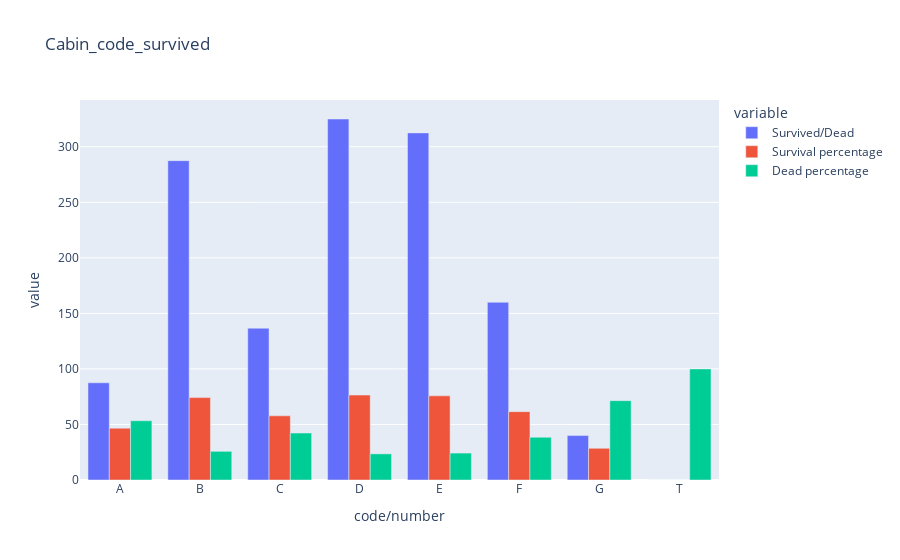

The notebook cell this image was saved under:
### Code cell
plot

### Figure 1 — Plotly figure (JSON) as saved in the notebook; plotly's stock layout.template omitted (floating-point values rounded to 4 significant figures)
{"data": [{"alignmentgroup": "True", "hovertemplate": "variable=Survived/Dead<br>code/number=%{x}<br>value=%{y}<extra></extra>", "legendgroup": "Survived/Dead", "marker": {"color": "#636efa"}, "name": "Survived/Dead", "offsetgroup": "Survived/Dead", "orientation": "v", "showlegend": true, "textposition": "auto", "type": "bar", "x": ["A", "B", "C", "D", "E", "F", "G", "T"], "xaxis": "x", "y": [87.5, 287.5, 136.7, 325, 312.5, 160, 40, 0], "yaxis": "y"}, {"alignmentgroup": "True", "hovertemplate": "variable=Survival percentage<br>code/number=%{x}<br>value=%{y}<extra></extra>", "legendgroup": "Survival percentage", "marker": {"color": "#EF553B"}, "name": "Survival percentage", "offsetgroup": "Survival percentage", "orientation": "v", "showlegend": true, "textposition": "auto", "type": "bar", "x": ["A", "B", "C", "D", "E", "F", "G", "T"], "xaxis": "x", "y": [46.67, 74.19, 57.75, 76.47, 75.76, 61.54, 28.57, 0], "yaxis": "y"}, {"alignmentgroup": "True", "hovertemplate": "variable=Dead percentage<br>code/number=%{x}<br>value=%{y}<extra></extra>", "legendgroup": "Dead percentage", "marker": {"color": "#00cc96"}, "name": "Dead percentage", "offsetgroup": "Dead percentage", "orientation": "v", "showlegend": true, "textposition": "auto", "type": "bar", "x": ["A", "B", "C", "D", "E", "F", "G", "T"], "xaxis": "x", "y": [53.33, 25.81, 42.25, 23.53, 24.24, 38.46, 71.43, 100], "yaxis": "y"}], "layout": {"barmode": "group", "legend": {"title": {"text": "variable"}, "tracegroupgap": 0}, "title": {"text": "Cabin_code_survived"}, "xaxis": {"anchor": "y", "domain": [0, 1], "title": {"text": "code/number"}}, "yaxis": {"anchor": "x", "domain": [0, 1], "title": {"text": "value"}}}}
